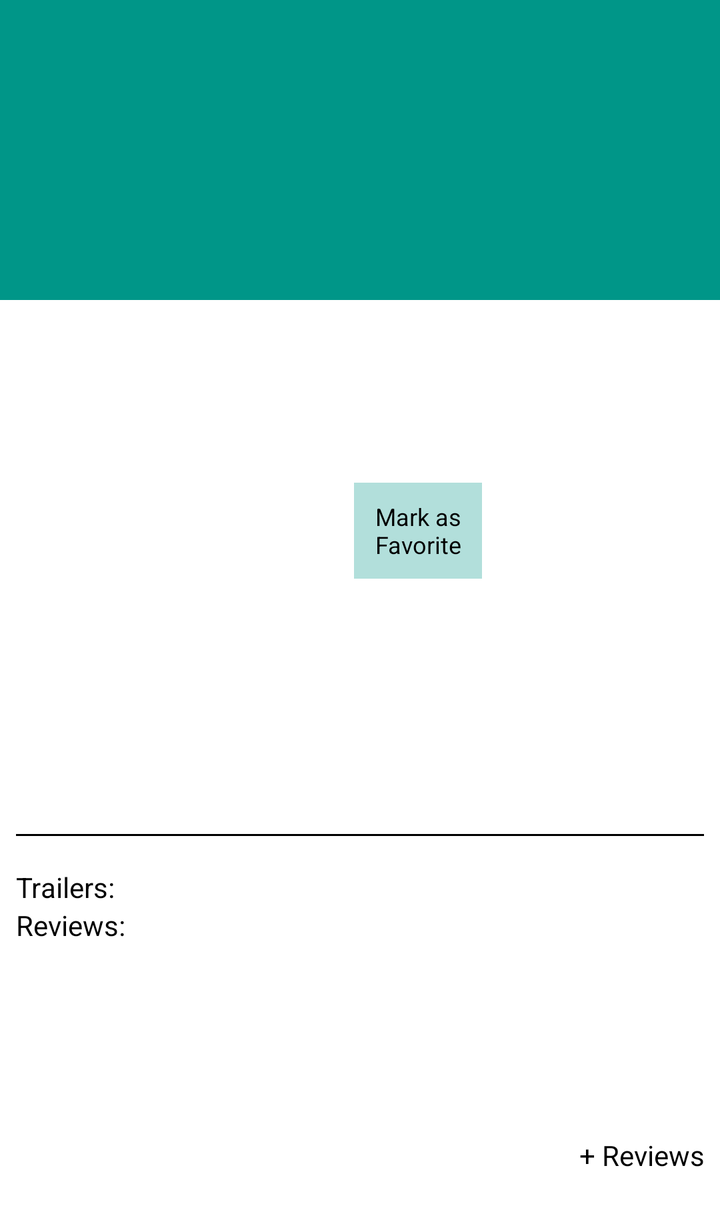
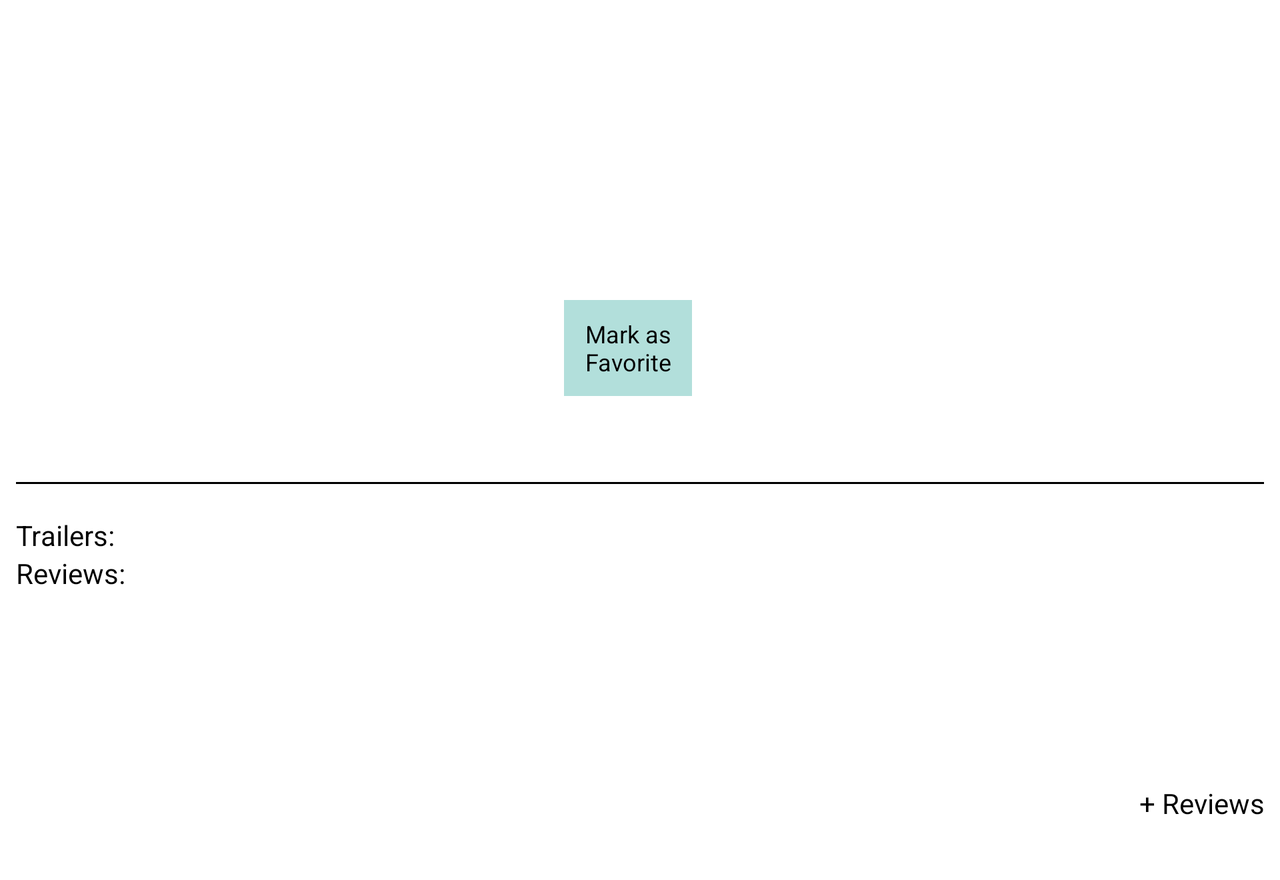

One screen, two layout resources from the same app: the default and the repository's alternative for another configuration. Each is rendered where Android would select it; the XML of both is given below.
<!-- AndroidManifest.xml: activity theme android:Theme.Holo.Light.NoActionBar -->
<!-- res/layout/fragment_popular_movies_detail.xml -->
<ScrollView xmlns:android="http://schemas.android.com/apk/res/android"
    xmlns:tools="http://schemas.android.com/tools"
    android:layout_width="match_parent"
    android:layout_height="wrap_content"
    tools:context=".PopularMovies.PopularMoviesDetailActivityFragment">

    <LinearLayout

        android:layout_width="match_parent"
        android:layout_height="wrap_content"
        android:orientation="vertical">

        <TextView
            android:id="@+id/popular_movies_detail_name"
            android:layout_width="match_parent"
            android:layout_height="150dp"
            android:layout_marginBottom="16dp"
            android:layout_weight="3"
            android:background="@color/teal500"
            android:gravity="center_vertical"
            android:paddingLeft="16dp"
            android:paddingRight="16dp"
            android:textColor="@android:color/white"
            android:textSize="56sp" />

        <LinearLayout
            android:id="@+id/popular_movies_detail_image_layout"
            android:layout_width="match_parent"
            android:layout_height="200dp"
            android:layout_marginBottom="16dp"
            android:layout_marginLeft="16dp"
            android:layout_marginTop="8dp"
            android:orientation="horizontal">

            <ImageView
                android:id="@+id/popular_movies_detail_poster"
                android:layout_width="0dp"
                android:layout_height="match_parent"
                android:layout_weight="6" />

            <LinearLayout
                android:layout_width="0dp"
                android:layout_height="match_parent"
                android:layout_weight="10"
                android:orientation="vertical"
                android:paddingLeft="32dp">

                <TextView
                    android:id="@+id/popular_movies_year"
                    android:layout_width="match_parent"
                    android:layout_height="wrap_content"
                    android:paddingBottom="8dp"
                    android:textColor="@android:color/black"
                    android:textSize="24sp" />

                <TextView
                    android:id="@+id/popular_movies_vote_average"
                    android:layout_width="match_parent"
                    android:layout_height="wrap_content"
                    android:paddingBottom="8dp"
                    android:textColor="@android:color/black" />

                <Button
                    android:id="@+id/popular_movies_favorite_button"
                    android:layout_width="wrap_content"
                    android:layout_height="wrap_content"
                    android:background="@color/teal100"
                    android:maxWidth="50dp"
                    android:text="@string/favorite_popular_movies"
                    android:textSize="12sp" />
            </LinearLayout>
        </LinearLayout>


        <TextView
            android:id="@+id/popular_movies_synopsis"
            android:layout_width="match_parent"
            android:layout_height="wrap_content"
            android:layout_marginBottom="8dp"
            android:paddingLeft="8dp"
            android:paddingRight="8dp"
            android:textColor="@android:color/black" />


        <ImageView
            android:layout_width="match_parent"
            android:layout_height="1dp"
            android:layout_marginBottom="16dp"
            android:paddingLeft="8dp"
            android:paddingRight="8dp"
            android:src="@android:color/black" />

        <LinearLayout
            android:layout_width="match_parent"
            android:layout_height="wrap_content"
            android:orientation="vertical">

            <TextView
                android:layout_width="match_parent"
                android:layout_height="wrap_content"
                android:paddingLeft="8dp"
                android:text="Trailers: "
                android:textColor="@android:color/black" />

            <ListView
                android:id="@+id/trailers_list"
                android:layout_width="match_parent"
                android:layout_height="wrap_content"
                android:layout_gravity="center_vertical"></ListView>
        </LinearLayout>
        <LinearLayout
            android:layout_width="match_parent"
            android:layout_height="wrap_content"
            android:orientation="vertical">

            <TextView
                android:layout_width="match_parent"
                android:layout_height="wrap_content"
                android:text="Reviews: "
                android:paddingLeft="8dp"
                android:textColor="@android:color/black"/>

            <Button
                android:id="@+id/reviews_button_name"
                android:layout_width="match_parent"
                android:layout_height="wrap_content"
                android:background="@null"
                android:textSize="20sp"
                android:paddingLeft="8dp"
                android:gravity="center_vertical"
                android:onClick="launchReviews"/>

            <Button
                android:id="@+id/reviews_button"
                android:background="@null"
                android:textStyle="normal"
                android:padding="8dp"
                android:paddingBottom="8dp"
                android:textSize="14sp"
                android:gravity="center_vertical"
                android:layout_width="match_parent"
                android:layout_height="wrap_content"
                android:paddingLeft="16dp"
                android:onClick="launchReviews"></Button>
            <Button
                android:id="@+id/more_reviews"
                android:layout_width="match_parent"
                android:layout_height="wrap_content"
                android:background="@null"
                android:textSize="14sp"
                android:gravity="end"
                android:paddingBottom="8dp"
                android:paddingRight="8dp"
                android:textAllCaps="false"
                android:text="+ Reviews"
                android:onClick="launchReviews"/>
        </LinearLayout>
    </LinearLayout>
</ScrollView>
<!-- resources referenced by this layout -->
<resources>
  <color name="teal100">#B2DFDB</color>
  <color name="teal500">#009688</color>
  <string name="favorite_popular_movies">Mark as Favorite</string>
</resources>
<!-- res/layout-land/fragment_popular_movies_detail.xml (the repository's variant of the layout above) -->
<!-- drawn on the phone turned sideways -->
<ScrollView xmlns:android="http://schemas.android.com/apk/res/android"
    xmlns:tools="http://schemas.android.com/tools"
    tools:context=".PopularMovies.PopularMoviesDetailActivityFragment"
    android:layout_height="match_parent"
    android:layout_width="match_parent">

    <LinearLayout
        android:layout_width="match_parent"
        android:layout_height="match_parent"
        android:orientation="vertical">

        <TextView
            android:id="@+id/popular_movies_detail_name"
            android:layout_width="match_parent"
            android:layout_height="0dp"
            android:layout_weight="3"
            android:background="@color/PopularMoviesColorPrimary"
            android:gravity="center_vertical"
            android:paddingLeft="16dp"
            android:textColor="@android:color/white"
            android:textSize="56sp" />

        <LinearLayout
            android:layout_width="match_parent"
            android:layout_height="0dp"
            android:layout_marginBottom="16dp"
            android:layout_marginLeft="16dp"
            android:layout_marginTop="8dp"
            android:layout_weight="4"
            android:orientation="horizontal">

            <ImageView
                android:id="@+id/popular_movies_detail_poster"
                android:layout_width="0dp"
                android:layout_height="match_parent"
                android:layout_weight="6" />

            <LinearLayout
                android:layout_width="0dp"
                android:layout_height="match_parent"
                android:layout_weight="10"
                android:orientation="vertical"
                android:paddingLeft="32dp">

                <TextView
                    android:id="@+id/popular_movies_year"
                    android:layout_width="match_parent"
                    android:layout_height="wrap_content"
                    android:paddingBottom="8dp"
                    android:textColor="@android:color/black"
                    android:textSize="24sp" />

                <TextView
                    android:id="@+id/popular_movies_vote_average"
                    android:layout_width="match_parent"
                    android:layout_height="wrap_content"
                    android:paddingBottom="8dp"

                    android:textColor="@android:color/black" />

                <Button
                    android:id="@+id/popular_movies_favorite_button"
                    android:layout_width="wrap_content"
                    android:layout_height="wrap_content"
                    android:background="@color/teal100"
                    android:maxWidth="50dp"
                    android:text="@string/favorite_popular_movies"
                    android:textSize="12sp" />
            </LinearLayout>
        </LinearLayout>

        <ScrollView
            android:layout_width="match_parent"
            android:layout_height="0dp"
            android:layout_weight="2">

            <TextView
                android:id="@+id/popular_movies_synopsis"
                android:layout_width="match_parent"
                android:layout_height="0dp"
                android:layout_marginBottom="8dp"
                android:layout_weight="2"
                android:paddingLeft="8dp"
                android:paddingRight="8dp"
                android:textColor="@android:color/black" />
        </ScrollView>

        <ImageView
            android:layout_width="match_parent"
            android:layout_height="1dp"
            android:layout_marginBottom="16dp"
            android:paddingLeft="8dp"
            android:paddingRight="8dp"
            android:src="@android:color/black" />

        <LinearLayout
            android:layout_width="match_parent"
            android:layout_height="0dp"
            android:layout_weight="2"
            android:orientation="vertical">

            <TextView
                android:layout_width="match_parent"
                android:layout_height="wrap_content"
                android:paddingLeft="8dp"
                android:text="Trailers: "
                android:textColor="@android:color/black" />

            <ListView
                android:id="@+id/trailers_list"
                android:layout_width="match_parent"
                android:layout_height="wrap_content"></ListView>

            <LinearLayout
                android:layout_width="match_parent"
                android:layout_height="wrap_content"
                android:orientation="vertical">

                <TextView
                    android:layout_width="match_parent"
                    android:layout_height="wrap_content"
                    android:text="Reviews: "
                    android:paddingLeft="8dp"
                    android:textColor="@android:color/black"/>

                <Button
                    android:id="@+id/reviews_button_name"
                    android:layout_width="match_parent"
                    android:layout_height="wrap_content"
                    android:background="@null"
                    android:textSize="20sp"
                    android:paddingLeft="8dp"
                    android:gravity="center_vertical"
                    android:onClick="launchReviews"/>

                <Button
                    android:id="@+id/reviews_button"
                    android:background="@null"
                    android:textStyle="normal"
                    android:padding="8dp"
                    android:paddingBottom="8dp"
                    android:textSize="14sp"
                    android:gravity="center_vertical"
                    android:layout_width="match_parent"
                    android:layout_height="wrap_content"
                    android:paddingLeft="16dp"
                    android:onClick="launchReviews"></Button>
                <Button
                    android:id="@+id/more_reviews"
                    android:layout_width="match_parent"
                    android:layout_height="wrap_content"
                    android:background="@null"
                    android:textSize="14sp"
                    android:gravity="end"
                    android:paddingBottom="8dp"
                    android:paddingRight="8dp"
                    android:textAllCaps="false"
                    android:text="+ Reviews"
                    android:onClick="launchReviews"/>
            </LinearLayout>
        </LinearLayout>
    </LinearLayout>
</ScrollView>
<!-- resources referenced by the variant -->
<!-- as the phone turned sideways resolves them -->
<resources>
  <color name="teal100">#B2DFDB</color>
  <string name="favorite_popular_movies">Mark as Favorite</string>
</resources>
